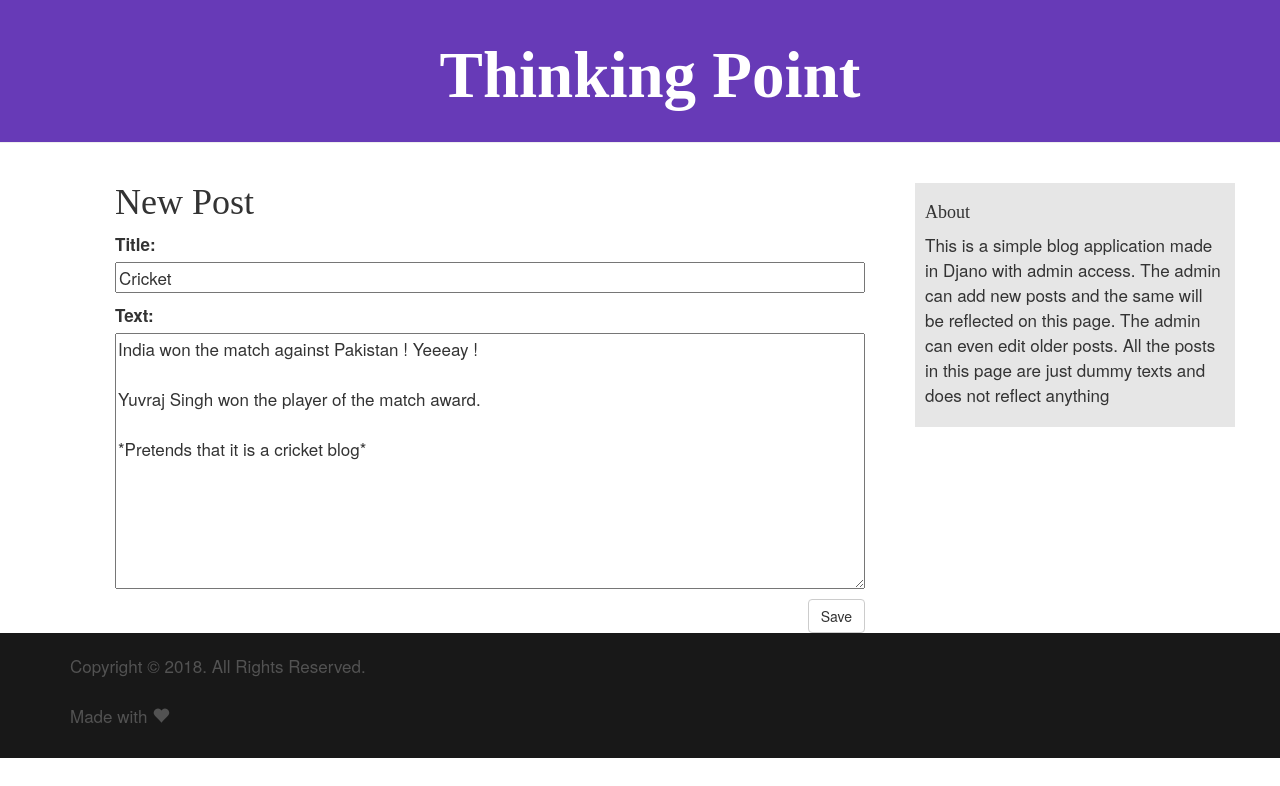
The app's page /post/5/edit/ with its own data.
### blog/models.py (models this page shows, shortened)
class Post(models.Model):
	author = models.ForeignKey('auth.User',on_delete=models.PROTECT)
	title = models.CharField(max_length=200)
	text = models.TextField()
	created_date = models.DateTimeField(
		default=timezone.now)
	published_date = models.DateTimeField(
		blank=True, null=True)

### blog/views.py (the view)
# urls.py: url(r'^post/(?P<pk>\d+)/edit/$', views.post_edit, name='post_edit'),
def post_edit(request, pk):
    post = get_object_or_404(Post, pk=pk)
    if request.method == "POST":
        form = PostForm(request.POST, instance=post)
        if form.is_valid():
            post = form.save(commit=False)
            post.author = request.user
            post.published_date = timezone.now()
            post.save()
            return redirect('post_detail', pk=post.pk)
    else:
        form = PostForm(instance=post)
    return render(request, 'blog/post_edit.html', {'form': form})

### blog/forms.py
class PostForm(forms.ModelForm):
	class Meta:
		model = Post
		fields = ('title','text',)

### blog/templates/blog/post_edit.html
{% extends 'blog/base.html' %}
{% block content %}
	<h1>New Post</h1>
	<form method="POST" class="post-form">{% csrf_token %}
		{{ form.as_p }}
		<button type="submit" class="save btn btn-default">Save</button>
	</form>
{% endblock %}

### blog/static/css/blog.css (style rules this page uses)
body { padding: 0px; margin: 0px; }
p { font-size: 17px; line-height: 25px; }
h1, h2, h3, h4 { font-family: 'Lobster', cursive; }
.save { float: right; }
.post-form textarea, .post-form input { width: 100%; }

### records on screen
Post: title "Cricket", text "India won the match against Pakistan ! Yeeeay ! Yuvraj Singh won the player of the match award. *Pretends that it is a cricket blog*"
